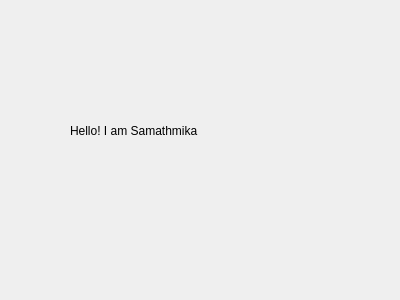
<?xml version="1.0" encoding="UTF-8"?>
<ui version="4.0">
 <class>Dialog</class>
 <widget class="QDialog" name="Dialog">
  <property name="geometry">
   <rect>
    <x>0</x>
    <y>0</y>
    <width>400</width>
    <height>300</height>
   </rect>
  </property>
  <property name="windowTitle">
   <string>Dialog</string>
  </property>
  <widget class="QLabel" name="label">
   <property name="geometry">
    <rect>
     <x>70</x>
     <y>90</y>
     <width>161</width>
     <height>81</height>
    </rect>
   </property>
   <property name="text">
    <string>Hello! I am Samathmika</string>
   </property>
  </widget>
 </widget>
 <resources/>
 <connections/>
</ui>
